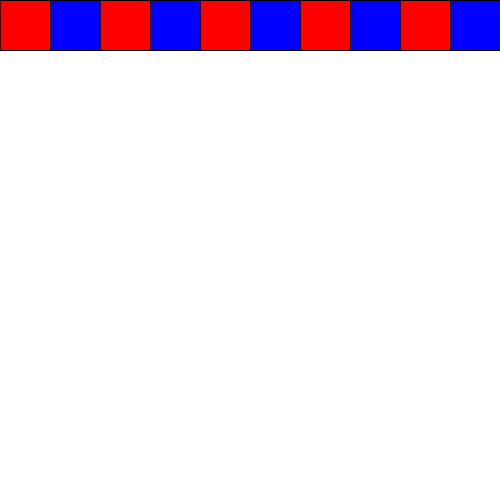
Frame 1 (no input)
Frame 60 (the mouse pressed at the canvas centre just before this capture): identical to frame 1, image omitted
Frame 120 (the mouse held since frame 60 and released just before this capture): identical to frame 1, image omitted

The Processing sketch that drew this single still picture (run headless with seeded random() and noise(); from frame 60 on, the mouse is pressed at the canvas centre):

// Processing sketch: forCuadradosPares
// ── forCuadradosPares.pde
int cant = 10;
int tam;
void setup() {
  size(500, 500);
  tam = width/cant;
}
void draw() {
  background(255);

  for (int i=0; i<cant; i++) {
    if (i%2==0) {
      fill(255, 0, 0);
    } else {
      fill(0, 0, 255);
    }
    rect(i*tam, 0, tam, tam);
  }
}
